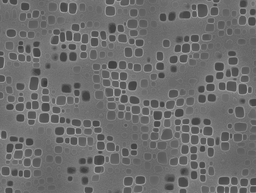
#> input picture images/AMSP2_11_8h1320C_B_2_D_10k2_SEI_crop.tif, 256 x 193 px, shrunk from 1280 x 963 before the run
$ python fonction_courteV2_2.py
#> lines starting #> are read from the running program, lines starting #| are printed output that depends on the picture; after the words box and inside, x2 and y2 are one past the last pixel; in counts of white or black regions, pixels touching at a corner belong together
#> the answer given: images
#> the answer given: images
### SR_ARsquare_V2.py
# -*- coding: utf-8 -*-
"""
Created on Sun Sep 22 20:15:26 2024

Listes de fonctions utiles pour récupérer le facteur de forme d'une image
List of usefull fonction to calculate the Shape Factor of Precipitates of an image

J.S. Van Sluytman, T.M. Pollock,
Optimal precipitate shapes in nickel-base γ–γ′ alloys,
Acta Materialia,
Volume 60, Issue 4,
2012,
Pages 1771-1783,
ISSN 1359-6454,
https://doi.org/10.1016/j.actamat.2011.12.008.

@author: abelr
"""

import cv2
import numpy as np
import matplotlib.pyplot as plt
import math
# from PIL import Image
from matplotlib.backends.backend_agg import FigureCanvasAgg as FigureCanvas


# Function to remove border touching objects
def remove_border_objects(image_path):
    """
    Removes objects from a binary image that are touching the borders.
    Black on white image.

    Args:
        image_path (str): The file path to the input image. The image should
        be in a format readable by OpenCV.

    Returns:
        numpy.ndarray: The processed image where objects touching the borders
        have been removed. The output is a binary image with white objects
        (255) on a black background (0).

    Description:
        This function loads an image from the given path, converts it to
        grayscale, and then applies Otsu's thresholding to create a binary
        image. It then detects all external contours and checks if any of the
        contours touch the borders of the image. If they do, those contours
        are filled (removed). Finally, the resulting image is inverted
        (white objects on a black background) and returned.

    Steps:
        1. Load the image in grayscale.
        2. Apply Otsu's thresholding to convert it to a binary image.
        3. Find external contours in the binary image.
        4. Create a mask where all objects touching the border are removed.
        5. Apply the mask to the binary image.
        6. Invert the image and return the result.

    Example usage:
        result_image = remove_border_objects("path_to_image.png")
    """
    # Load the image in grayscale
    image = cv2.imread(image_path, cv2.IMREAD_GRAYSCALE)
#> image is the input picture: shape (193, 256); min 53, max 181, mean 109.4

    # Invert colors to have objects in white on black background
    _, binary_img_otsu = cv2.threshold(np.array(image), 0, 255,
                                       cv2.THRESH_BINARY_INV + cv2.THRESH_OTSU)
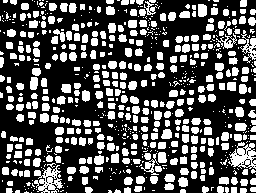
#> binary_img_otsu: shape (193, 256); 33.5% white; 669 white regions (347 under 20 px)


    # Extract contours from the binary image
    contours, _ = cv2.findContours(binary_img_otsu, cv2.RETR_EXTERNAL,
                                   cv2.CHAIN_APPROX_SIMPLE)
#> contours = 669 contours, 408 with area under 20; largest, box (x1, y1, x2, y2) and area: (228, 142, 256, 169) 412, (34, 165, 63, 193) 382, (238, 30, 256, 63) 179, (141, 153, 159, 175) 96, (216, 33, 237, 49) 95

    # Create an empty mask
    mask = np.ones(image.shape, dtype=np.uint8) * 255

    # Remove contours touching the border
    height, width = binary_img_otsu.shape
    for contour in contours:
        for point in contour:
            if point[0][0] == 0 or point[0][0] == width - 1 or point[0][1] == 0 or point[0][1] == height - 1:
                cv2.drawContours(mask, [contour], -1, 0, thickness=cv2.FILLED)
                break
#> this loop made 669 passes
#> contour on passes 1, 2, 4: [[66, 192]], [[31, 192]], [[152, 190], [154, 190]]
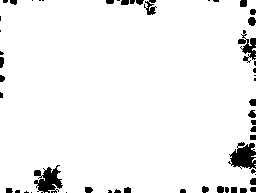
#> mask: shape (193, 256); 95.2% white; 53 black regions (24 under 20 px), largest, box (x1, y1, x2, y2) and area: (228, 142, 256, 169) 492, (34, 165, 63, 193) 483, (238, 30, 256, 63) 264

    # Apply the mask to the original binary image
    result = cv2.bitwise_and(binary_img_otsu, binary_img_otsu, mask=mask)
#> result: shape (193, 256); 29% white; 616 white regions (323 under 20 px), largest, box (x1, y1, x2, y2) and area: (216, 33, 237, 49) 120, (141, 153, 159, 175) 117, (198, 4, 207, 17) 108

    # Invert the colors to get the final image
    final_image = cv2.bitwise_not(result)
#> final_image: shape (193, 256); 71% white; 616 black regions (323 under 20 px)
#> (the rest of the program and of its run is left out)
